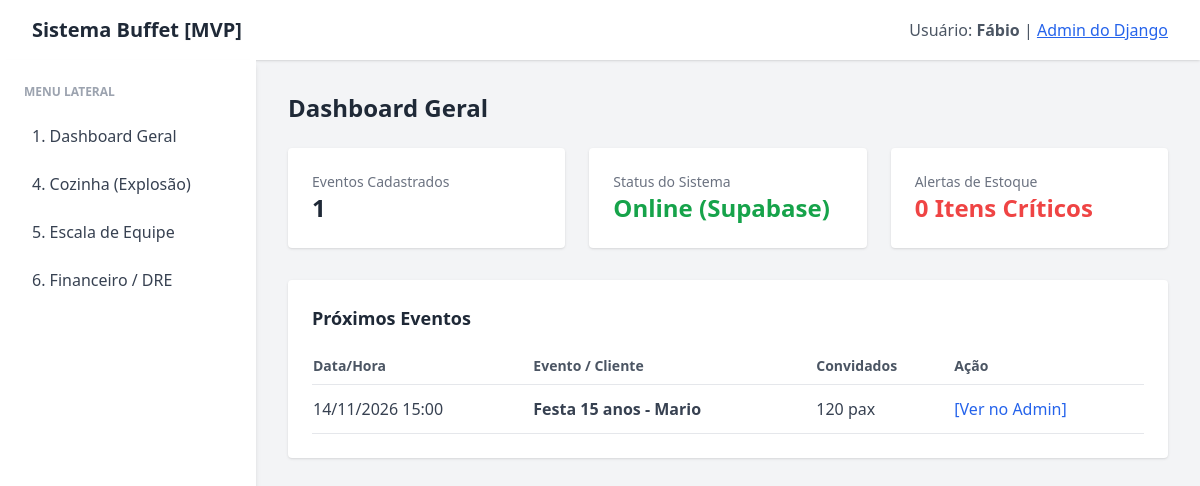
The page / on the database its author committed.
### buffet/models.py (models this page shows, shortened)
class Evento(models.Model):
  nome_cliente = models.CharField(max_length=150)
  nome_evento = models.CharField(
      max_length=150
  )  # Ex: Aniversário 15 anos / Casamento
  data_hora = models.DateTimeField()
  numero_convidados = models.PositiveIntegerField()
  cardapio = models.ManyToManyField(Receita, blank=True)
  markup_aplicado = models.DecimalField(max_digits=5, decimal_places=2, default=2.50)
  preco_contrato = models.DecimalField(
      max_digits=10, decimal_places=2, blank=True, null=True
  )
  status = models.CharField(max_length=50, default='Em Negociação')

### buffet/views.py (the view)
# urls.py: path('', views.dashboard_view, name='dashboard'),
def dashboard_view(request):  # Corrigido o argumento de 'views' para 'request'
  eventos = Evento.objects.all().order_by('data_hora')
  ingredientes_criticos = [
      i for i in Ingrediente.objects.all() if i.status_estoque == 'Crítico / Baixo'
  ]
  context = {
      'eventos': eventos,
      'ingredientes_criticos': ingredientes_criticos,
  }
  return render(request, 'buffet/dashboard.html', context)

### buffet/models.py (called while the page is built)
  @property
  def status_estoque(self):
    if self.quantidade_estoque <= self.estoque_minimo:
      return 'Crítico / Baixo'
    return 'Normal'

### buffet/templates/buffet/dashboard.html (shortened to what this page needs)
<!DOCTYPE html>
<html lang="pt-br">
<head>
    <script src="https://cdn.tailwindcss.com"></script>
</head>
<body class="bg-gray-100 font-sans">
    <header class="bg-white shadow p-4 flex justify-between items-center px-8">
        <h1 class="text-xl font-bold text-gray-800">Sistema Buffet [MVP]</h1>
        <div class="text-gray-600">Usuário: <strong>Fábio</strong> | <a href="/admin/" class="text-blue-600 underline">Admin do Django</a></div>
    </header>
    <div class="flex">
        <aside class="w-64 bg-white h-screen shadow-md p-6 hidden md:block">
            <h2 class="text-gray-400 uppercase text-xs font-bold mb-4">Menu Lateral</h2>
            <ul class="space-y-2">
                <li><a href="/" class="block p-2 rounded hover:bg-gray-50 text-gray-700">1. Dashboard Geral</a></li>
                <li><a href="/cozinha/" class="block p-2 rounded hover:bg-gray-50 text-gray-700">4. Cozinha (Explosão)</a></li>
                <li><a href="/equipe/" class="block p-2 rounded hover:bg-gray-50 text-gray-700">5. Escala de Equipe</a></li>
                <li><a href="/financeiro/" class="block p-2 rounded hover:bg-gray-50 text-gray-700">6. Financeiro / DRE</a></li>
            </ul>
        </aside>
        <main class="flex-1 p-8">
            <h2 class="text-2xl font-bold text-gray-800 mb-6">Dashboard Geral</h2>
            <div class="grid grid-cols-1 md:grid-cols-3 gap-6 mb-8">
                <div class="bg-white p-6 rounded shadow">
                    <p class="text-gray-500 text-sm">Eventos Cadastrados</p>
                    <p class="text-2xl font-bold text-gray-800">{{ eventos.count }}</p>
                </div>
                <div class="bg-white p-6 rounded shadow">
                    <p class="text-gray-500 text-sm">Status do Sistema</p>
                    <p class="text-2xl font-bold text-green-600">Online (Supabase)</p>
                </div>
                <div class="bg-white p-6 rounded shadow">
                    <p class="text-gray-500 text-sm">Alertas de Estoque</p>
                    <p class="text-2xl font-bold text-red-500">{{ ingredientes_criticos|length }} Itens Críticos</p>
                </div>
            </div>
            <div class="bg-white rounded shadow p-6">
                <h3 class="text-lg font-bold text-gray-800 mb-4">Próximos Eventos</h3>
                <table class="w-full text-left border-collapse">
                    <thead>
                        <tr class="border-b text-gray-600 text-sm">
                            <th class="py-2">Data/Hora</th>
                            <th class="py-2">Evento / Cliente</th>
                            <th class="py-2">Convidados</th>
                            <th class="py-2">Ação</th>
                        </tr>
                    </thead>
                    <tbody>
                        {% for evento in eventos %}
                        <tr class="border-b text-gray-700">
                            <td class="py-3">{{ evento.data_hora|date:"d/m/Y H:i" }}</td>
                            <td class="py-3 font-semibold">{{ evento.nome_evento }} - {{ evento.nome_cliente }}</td>
                            <td class="py-3">{{ evento.numero_convidados }} pax</td>
                            <td class="py-3"><a href="/admin/buffet/evento/{{ evento.id }}/change/" class="text-blue-600 hover:underline">[Ver no Admin]</a></td>
                        </tr>
                        {% empty %}
                        <tr>
                            <td colspan="4" class="py-4 text-center text-gray-500">Nenhum evento cadastrado ainda. Cadastre pelo painel admin.</td>
                        </tr>
                        {% endfor %}
                    </tbody>
                </table>
            </div>
        </main>
    </div>
</body>
</html>

### rows shown on the page
Evento: data_hora "14/11/2026 15:00", nome_evento "Festa 15 anos", nome_cliente "Mario", numero_convidados "120"

### other values the page prints
{{ eventos.count }} "1"
{{ ingredientes_criticos|length }} "0"
